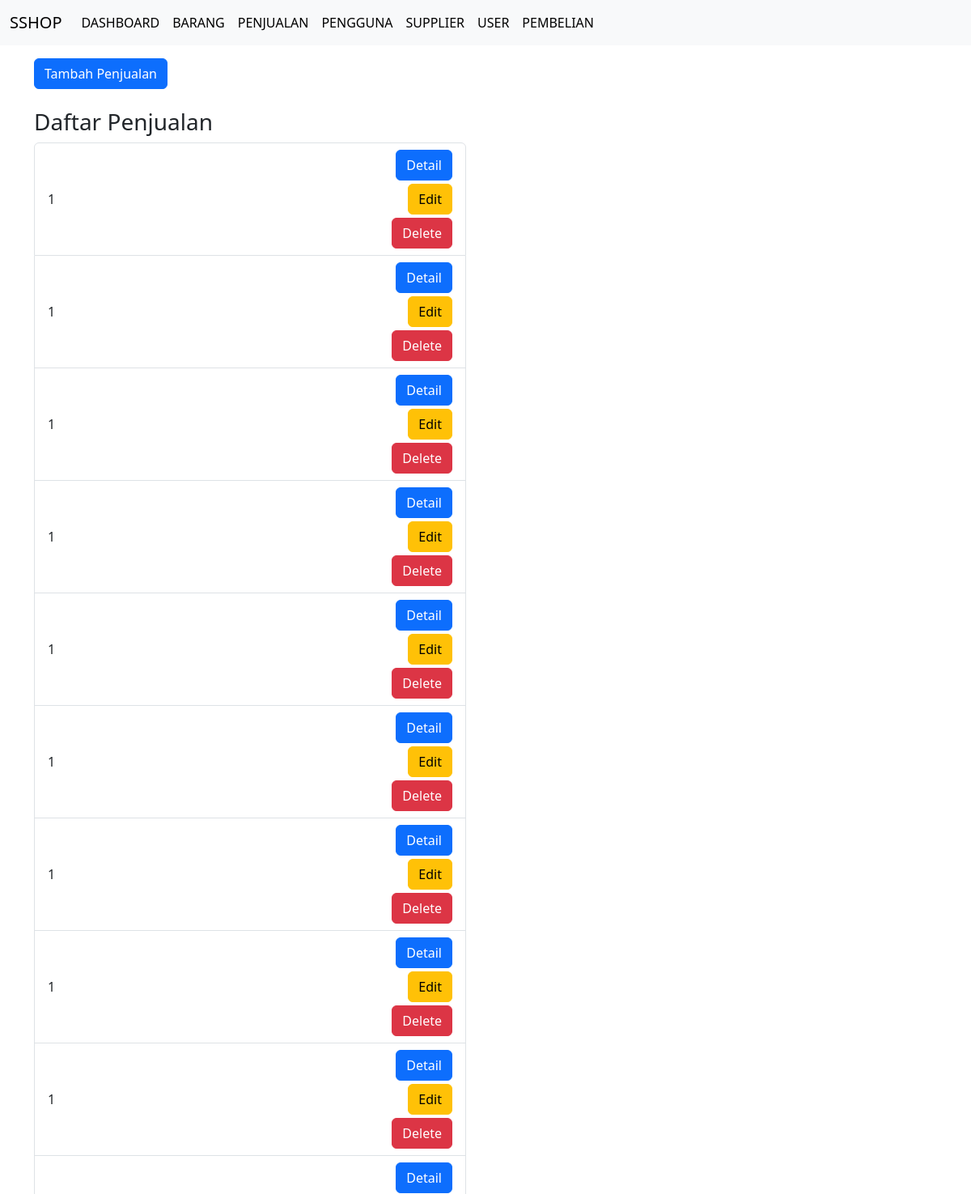
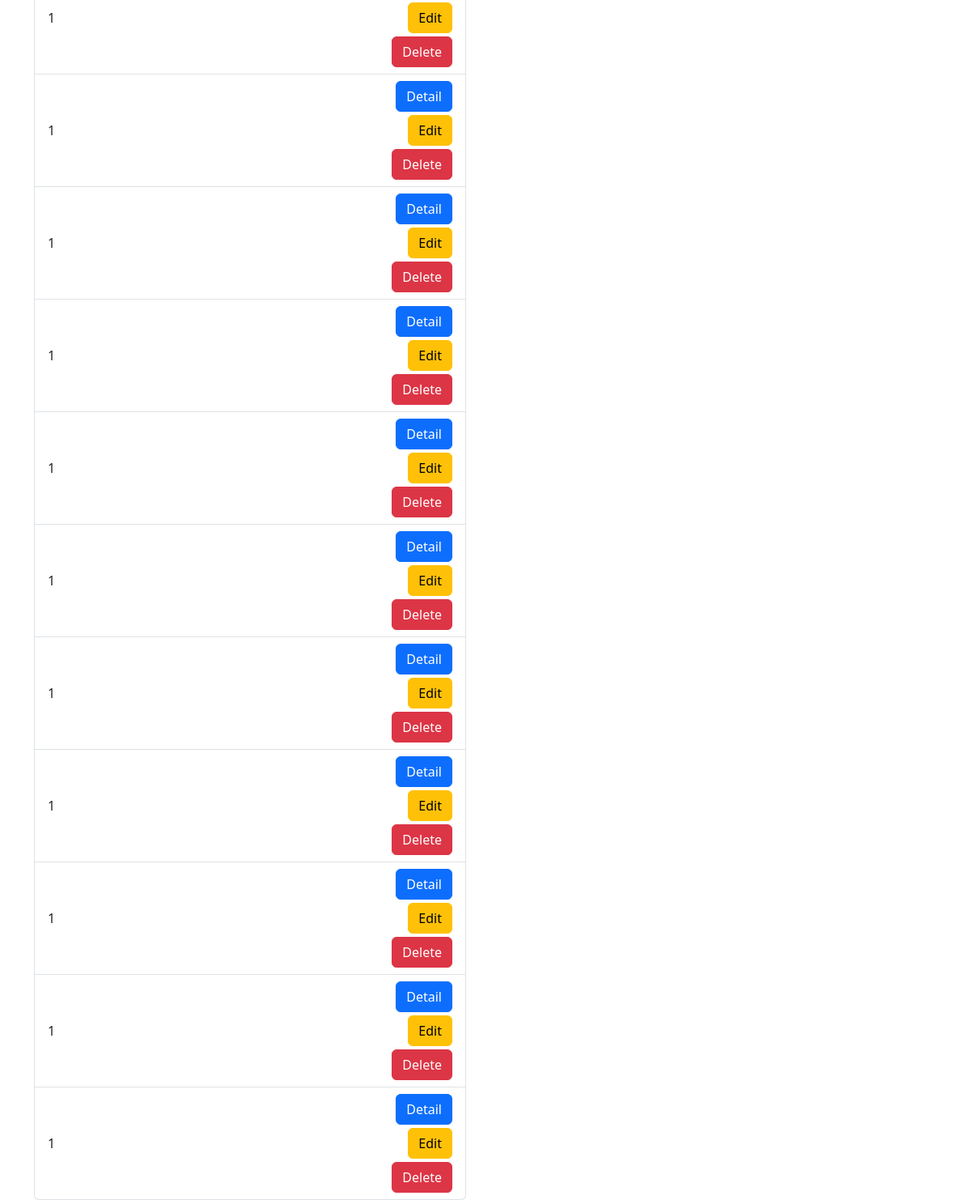
/public/penjualan, run on the app's committed database (2 pictures, top to bottom).
### tables this page shows
CREATE TABLE `penjualan` (
  `IdPenjualan` int(11) NOT NULL,
  `JumlahPenjualan` int(11) DEFAULT NULL,
  `HargaJual` varchar(100) DEFAULT NULL,
  `IdPengguna` int(11) DEFAULT NULL
);

### app/core/Controller.php (called while the page is built, shortened)
<?php
class Controller {
    public function view($view, $data = [])
    {
        require_once '../app/views/template/header.php';
        require_once '../app/views/' . $view . '.php';
        require_once '../app/views/template/footer.php';
    }
    public function model($model)
    {
        return new $model;
    }
}

### app/controller/Penjualan.php (called while the page is built, shortened)
<?php
class Penjualan extends Controller {
    public function index()
    {
      $data['judul'] = 'Data Penjualan';
      $data['penjualan'] = $this->model('penjualan_model')->getAllPenjualan();
      $this->view('template/header', $data);
      $this->view('penjualan/index', $data);
    }
  }

### app/core/App.php (called while the page is built, shortened)
<?php
class App{
    protected $method = 'index';
    protected $params = [];
    public function __construct()
    {
        $this->controller = new $this->controller;
        call_user_func_array([$this->controller, $this->method], $this->params);
    }
}

### public/index.php (called while the page is built, shortened)
<?php
$app = new App;

### app/core/Database.php (called while the page is built, shortened)
<?php
class Database {
    private $host = DB_HOST;
    private $user = DB_USER;
    private $pass = DB_PASS;
    private $db_name = DB_NAME;
    private $dbh;
    private $stmt;
    public function __construct()
    {
            $dsn = 'mysql:host='.$this->host.';dbname='.$this->db_name;
            $option =[
                PDO::ATTR_PERSISTENT => true,
                PDO::ATTR_ERRMODE => PDO::ERRMODE_EXCEPTION
            ];
            try {
                $this->dbh = new PDO($dsn, $this->user, $this->pass, $option);
            } catch (PDOException $e) {
                die($e->getMessage());
            }
        }
        public function query($query)
        {
            $this->stmt = $this->dbh->prepare($query);
        }
        public function execute()
        {
            $this->stmt->execute();
        }
        public function resultSet()
        {
            $this->execute();
            return $this->stmt->fetchAll(PDO::FETCH_ASSOC);
        }
}

### app/models/penjualan_model.php (called while the page is built, shortened)
<?php
class penjualan_model
{
    private $table = 'penjualan';
    private $db;
    public function __construct()
    {
        $this->db = new Database;
    }
    public function getAllPenjualan()
    {
        $this->db->query('SELECT * FROM ' . $this->table);
        return $this->db->resultSet();
    }
}

### app/views/penjualan/index.php (the view, shortened to what this page needs)
<div class="container mt-3">
<div class="row">
<div class="row">
    <div class="col-lg-6">
        <button type="button" class="btn btn-primary tombolTambahDataPenjualan" data-bs-toggle="modal" data-bs-target="#formModalPenjualan">
        Tambah Penjualan
        </button>
<br></br>
        <h3> Daftar Penjualan </h3>
        <ul class='list-group'>
        <?php foreach( $data['penjualan'] as $penjualan ) : ?>
          <li class="list-group-item d-flex justify-content-between align-items-center">
    <?= $penjualan['JumlahPenjualan']?>
    <div class="d-flex flex-column align-items-end">
    <a href="<?= BASEURL; ?>/penjualan/detail/<?= $penjualan['IdPenjualan']; ?>" class="btn btn-primary mb-1">Detail</a>
<a href="<?= BASEURL; ?>/penjualan/ubah/<?= $penjualan['IdPenjualan']; ?>" class="btn btn-warning mb-1 tampilModalUbahPenjualan"
   data-bs-toggle="modal" data-bs-target="#formModalPenjualan" data-idpenjualan="<?= $penjualan['IdPenjualan']; ?>">Edit</a>
<a href="<?= BASEURL; ?>/penjualan/hapus/<?= $penjualan['IdPenjualan']; ?>" class="btn btn-danger" onclick="return confirm('yakin?');">Delete</a>
    </div>
</li>
        <?php endforeach;?>
        </ul>
</div>
</div>

### app/views/template/header.php (shortened to what this page needs)
<!DOCTYPE html>
<html lang="en">
    <head>
        <link rel="stylesheet" href="<?= BASEURL; ?>/css/bootstrap.css">
</head>
<body>
<nav class="navbar navbar-expand-lg bg-body-tertiary">
  <div class="container-fluid">
    <a class="navbar-brand" href="<?= BASEURL; ?>">SSHOP</a>
    <div class="collapse navbar-collapse" id="navbarNav">
      <ul class="navbar-nav">
        <li class="nav-item">
          <a class="nav-link active" aria-current="page" href="<?= BASEURL; ?>">DASHBOARD</a>
        </li>
        <li class="nav-item">
          <a class="nav-link active" href="<?= BASEURL; ?>/barang">BARANG</a>
        </li>
        <li class="nav-item">
          <a class="nav-link active" href="<?= BASEURL; ?>/penjualan">PENJUALAN</a>
        </li>
        <li class="nav-item">
          <a class="nav-link active" href="<?= BASEURL; ?>/pengguna">PENGGUNA</a>
        </li>
        <li class="nav-item">
          <a class="nav-link active" href="<?= BASEURL; ?>/supplier">SUPPLIER</a>
        </li>
        <li class="nav-item">
          <a class="nav-link active" href="<?= BASEURL; ?>/hakakses">USER</a>
        </li>
        <li class="nav-item">
          <a class="nav-link active" href="<?= BASEURL; ?>/pembelian">PEMBELIAN</a>
        </li>
      </ul>
    </div>
  </div>
</nav>

### app/views/template/footer.php (shortened to what this page needs)
<body>
    <html>
</body>
</html>

### data on the page
penjualan: JumlahPenjualan "1"
penjualan: JumlahPenjualan "1"
penjualan: JumlahPenjualan "1"
penjualan: JumlahPenjualan "1"
penjualan: JumlahPenjualan "1"
penjualan: JumlahPenjualan "1"
penjualan: JumlahPenjualan "1"
penjualan: JumlahPenjualan "1"
penjualan: JumlahPenjualan "1"
penjualan: JumlahPenjualan "1"
penjualan: JumlahPenjualan "1"
penjualan: JumlahPenjualan "1"
penjualan: JumlahPenjualan "1"
penjualan: JumlahPenjualan "1"
penjualan: JumlahPenjualan "1"
penjualan: JumlahPenjualan "1"
penjualan: JumlahPenjualan "1"
penjualan: JumlahPenjualan "1"
penjualan: JumlahPenjualan "1"
penjualan: JumlahPenjualan "1"
